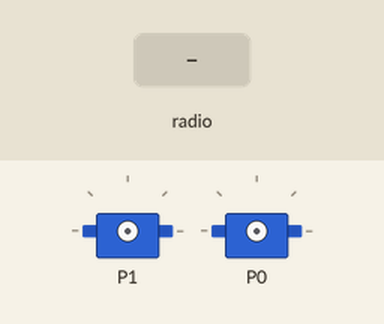
This program was run on a simulated BBC micro:bit (MakeCode). Parts: 2 × servo. Inputs (shaded band) come from the test bench.

Above: at 1.2 s.
1.3 s: radio message "1024" arrives
2.8 s: radio message "0" arrives
At 3.1 s:
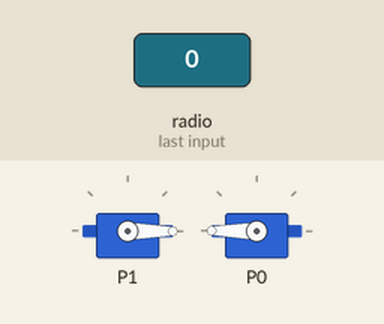
4.3 s: radio message "530" arrives
At 5.5 s:
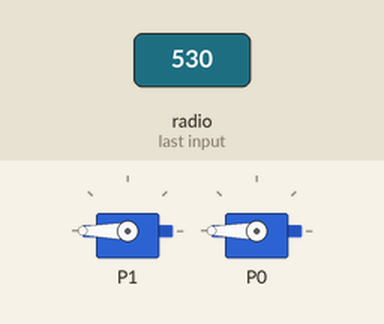
5.8 s: radio message "489" arrives
At 6.6 s:
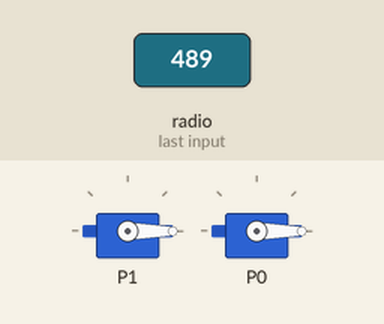
Timing chart, 0 to 8.3 s (numbered marks = the images above; inputs shaded):
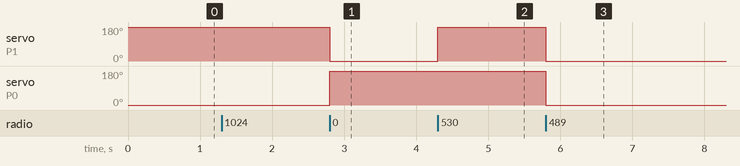

The program:

main.ts
```typescript
radio.onReceivedNumber(function (receivedNumber) {
    if (receivedNumber == 1024) {
        servos.P1.run(100)
        servos.P0.run(-100)
    } else if (receivedNumber == 0) {
        servos.P0.run(100)
        servos.P1.run(-100)
    } else if (receivedNumber == 530) {
        servos.P1.run(100)
        servos.P0.run(100)
        basic.pause(1000)
        servos.P1.stop()
        servos.P0.stop()
    } else if (receivedNumber == 489) {
        servos.P0.run(-100)
        servos.P1.run(-100)
        basic.pause(1000)
        servos.P1.stop()
        servos.P0.stop()
    } else if (receivedNumber == 666) {
        servos.P1.stop()
        servos.P0.stop()
    } else if (receivedNumber == 594) {
        servos.P0.stop()
        servos.P1.stop()
    }
})
radio.setGroup(255)
basic.forever(function () {

})
```

test.ts
```typescript
// sem patria testy; keď sa tento balík použije ako rozšírenie, nebudú sa kompilovať.
```

Measured:
- after the input at 2.8 s, servo on P1: 180° → 0° at once; servo on P0: 0° → 180° at once
- after the input at 4.3 s, servo on P1: 0° → 180° at once
- after the input at 5.8 s, servo on P1, servo on P0: 180° → 0° at once
